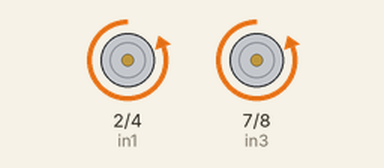
Recording of a sketch running on a simulated Arduino Uno, built with avr-gcc and run on an emulated ATmega328P. On the bench: motor-driver pin pairs drawn as motors (green arrow = first pin HIGH = forward, orange = second pin HIGH = backward, longer = more drive, scaled by the enable pin).

Above: at 0.1 s.
At 8.1 s:
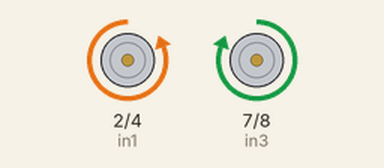
At 19.1 s:
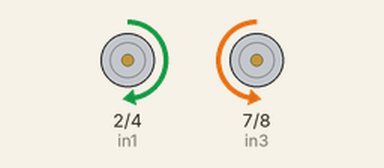
At 36.1 s:
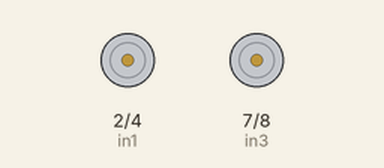
Timing chart, 0 to 40.0 s (numbered marks = the images above):
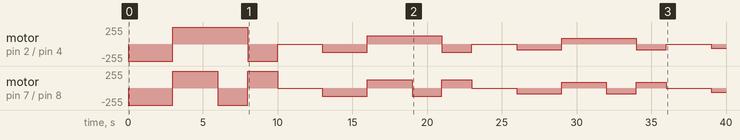

Measured:
- by itself, motor on pin 2 (in1) / pin 4 (in2): stopped → backward 255/255 at 0.00 s, → forward 255/255 3.0 s later, → backward 255/255 5.0 s later, → stopped 2.0 s later, … (13 changes in this stretch)

The sketch:

sketch_sep25a.ino
```cpp
#define in1 2
#define in2 4
#define in3 7
#define in4 8
#define ena 5
#define enb 6
int i =1;
void setup() {
  // put your setup code here, to run once:
pinMode(in1,OUTPUT);
pinMode(in2,OUTPUT);
pinMode(in3,OUTPUT);
pinMode(in4,OUTPUT);
pinMode(ena,OUTPUT);
pinMode(enb,OUTPUT);
}
void loop() {
  // put your main code here, to run repeatedly:
speed1();
forward();
delay(3000);
reverse();
delay(3000);
Tright();
delay(2000);
Tleft();
delay(2000);
OFF();
delay(3000);
}
void forward(){
  digitalWrite(in1,LOW);
  digitalWrite(in2,HIGH);
  digitalWrite(in3,LOW);
  digitalWrite(in4,HIGH);

  }
  void reverse(){
  digitalWrite(in1,HIGH);
  digitalWrite(in2,LOW);
  digitalWrite(in3,HIGH);
  digitalWrite(in4,LOW);
  }
  void Tright(){
  digitalWrite(in1,HIGH);
  digitalWrite(in2,LOW);
  digitalWrite(in3,LOW);
  digitalWrite(in4,HIGH);
  }
  void Tleft(){
   digitalWrite(in1,LOW);
  digitalWrite(in2,HIGH);
  digitalWrite(in3,HIGH);
  digitalWrite(in4,LOW);
    }
    void OFF(){
  digitalWrite(in1,LOW);
  digitalWrite(in2,LOW);
  digitalWrite(in3,LOW);
  digitalWrite(in4,LOW);
      }
   void speed1(){
    if(i==5) i=1;
    analogWrite(ena , 255/i);
    analogWrite(enb , 255/i);
    i++;
   }
```
